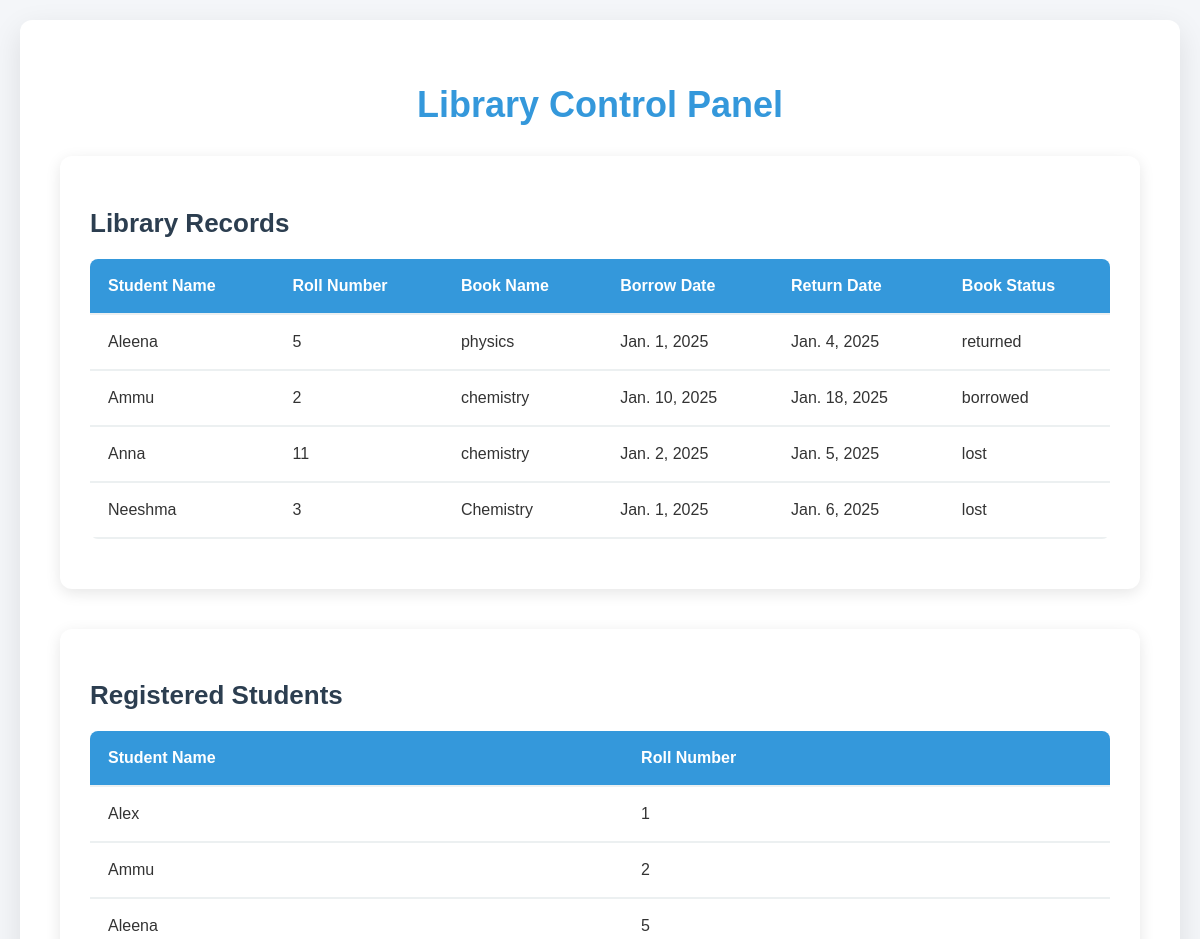
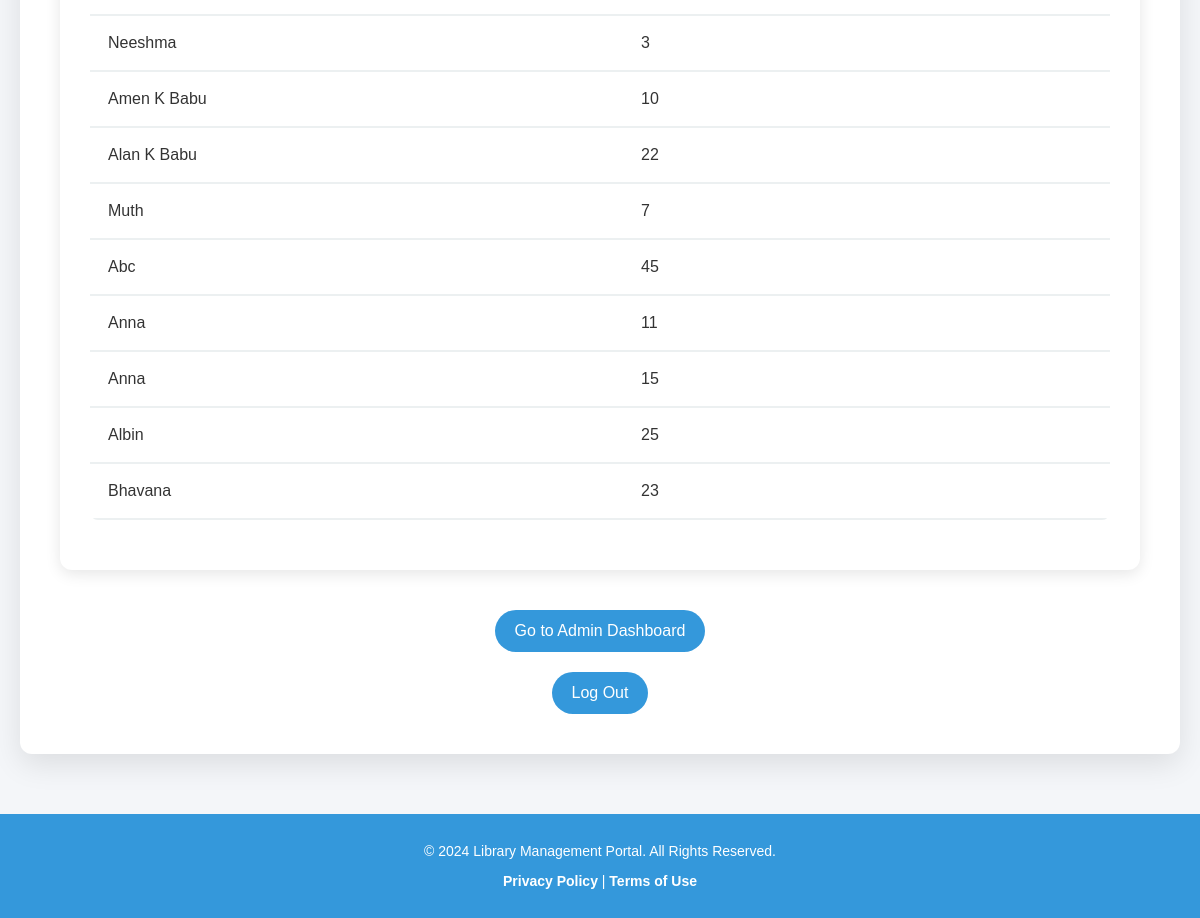
The app's page /api/librarian-dashboard/ (signed in) with its own data (2 pictures, top to bottom).
### school_app/models.py (models this page shows, shortened)
class LibraryHistory(models.Model):
    student = models.ForeignKey(Student, on_delete=models.CASCADE, related_name='library_records')
    book_name = models.CharField(max_length=255)
    borrow_date = models.DateField()
    return_date = models.DateField(null=True, blank=True)
    book_status = models.CharField(max_length=50)  # Renamed from 'status'

class Student(models.Model):
    name = models.CharField(max_length=255)
    roll_number = models.CharField(max_length=50, unique=True)
    grade = models.CharField(max_length=50)  # Renamed from class_name
    created_at = models.DateTimeField(auto_now_add=True)
    updated_at = models.DateTimeField(auto_now=True)

### school_app/views.py (the view)
# urls.py: path('librarian-dashboard/', views.librarian_dashboard, name='librarian_dashboard'),
@login_required
def librarian_dashboard(request):
    if request.user.role not in ['admin', 'librarian']:
        messages.error(request, "You are not authorized to access this page.")
        return redirect('login')
    library_records = LibraryHistory.objects.select_related('student').all()
    students = Student.objects.all()
    context = {
        'library_records': library_records,
        'students': students,
        'is_admin': request.user.role == 'admin',  # Pass whether the user is admin or not
    }
    return render(request, 'librarian_dashboard.html', context)

### school_app/Templates/librarian_dashboard.html (shortened to what this page needs)
<!DOCTYPE html>
<html lang="en">
<head>
    {% load static %}
</head>
<body>
    <div class="dashboard">
        <h1>Library Control Panel</h1>
        <div class="card">
            <h2>Library Records</h2>
            <table>
                <thead>
                    <tr>
                        <th>Student Name</th>
                        <th>Roll Number</th>
                        <th>Book Name</th>
                        <th>Borrow Date</th>
                        <th>Return Date</th>
                        <th>Book Status</th>
                    </tr>
                </thead>
                <tbody>
                    {% for record in library_records %}
                        <tr>
                            <td>{{ record.student.name }}</td>
                            <td>{{ record.student.roll_number }}</td>
                            <td>{{ record.book_name }}</td>
                            <td>{{ record.borrow_date }}</td>
                            <td>{{ record.return_date }}</td>
                            <td>{{ record.book_status }}</td>
                        </tr>
                    {% empty %}
                        <tr>
                            <td colspan="7">No library records found.</td>
                        </tr>
                    {% endfor %}
                </tbody>
            </table>
        </div>
        <div class="card">
            <h2>Registered Students</h2>
            <table>
                <thead>
                    <tr>
                        <th>Student Name</th>
                        <th>Roll Number</th>
                    </tr>
                </thead>
                <tbody>
                    {% for student in students %}
                        <tr>
                            <td>{{ student.name }}</td>
                            <td>{{ student.roll_number }}</td>
                        </tr>
                    {% empty %}
                        <tr>
                            <td colspan="2">No students registered.</td>
                        </tr>
                    {% endfor %}
                </tbody>
            </table>
        </div>
        <div class="card-footer">
            <a href="{% url 'admin_dashboard' %}" class="btn">Go to Admin Dashboard</a>
        </div>
        <div class="card-footer">
            <a href="{% url 'logout' %}" class="btn">Log Out</a>
        </div>
    </div>
    <footer>
        <p>&copy; 2024 Library Management Portal. All Rights Reserved.</p>
        <p><a href="#privacy-policy">Privacy Policy</a> | <a href="#terms-of-use">Terms of Use</a></p>
    </footer>
</body>
</html>

### school_app/Templates/librarian_dashboard.html (style rules this page uses)
body { font-family: 'Arial', sans-serif; background-color: #f4f6f9; margin: 0; padding: 0; display: flex; justify-content: center; align-items: center; min-height: 100vh; color: #333; flex-direction: column; }
.dashboard { width: 90%; max-width: 1200px; background-color: #ffffff; padding: 40px; border-radius: 12px; box-shadow: 0 10px 30px rgba(0, 0, 0, 0.1); transition: all 0.3s ease-in-out; flex: 1; margin-top: 20px; margin-bottom: 20px; }
h1 { font-size: 36px; color: #3498db; text-align: center; margin-bottom: 30px; font-weight: 700; }
.card { background-color: #ffffff; padding: 30px; border-radius: 12px; box-shadow: 0 4px 15px rgba(0, 0, 0, 0.1); margin-bottom: 40px; transition: all 0.3s ease; }
.card h2 { font-size: 26px; color: #2c3e50; margin-bottom: 20px; font-weight: 600; }
table { width: 100%; border-collapse: collapse; margin-bottom: 20px; border-radius: 8px; overflow: hidden; }
table th, table td { padding: 18px; text-align: left; border-bottom: 2px solid #ecf0f1; }
table th { background-color: #3498db; color: white; font-weight: 600; }
.btn { background-color: #3498db; color: white; padding: 12px 20px; text-decoration: none; border-radius: 25px; display: inline-block; font-size: 16px; text-align: center; transition: background-color 0.3s ease, transform 0.2s; }
.card-footer { text-align: center; margin-top: 20px; }
footer { background-color: #3498db; color: #fff; font-size: 14px; padding: 15px 0; text-align: center; margin-top: 40px; width: 100%; position: relative; bottom: 0; }
footer a { color: #fff; text-decoration: none; font-weight: bold; transition: color 0.3s ease; }

### records on screen
LibraryHistory: student.name "Aleena", student.roll_number "5", book_name "physics", borrow_date "Jan. 1, 2025", return_date "Jan. 4, 2025", book_status "returned"
LibraryHistory: student.name "Ammu", student.roll_number "2", book_name "chemistry", borrow_date "Jan. 10, 2025", return_date "Jan. 18, 2025", book_status "borrowed"
LibraryHistory: student.name "Anna", student.roll_number "11", book_name "chemistry", borrow_date "Jan. 2, 2025", return_date "Jan. 5, 2025", book_status "lost"
LibraryHistory: student.name "Neeshma", student.roll_number "3", book_name "Chemistry", borrow_date "Jan. 1, 2025", return_date "Jan. 6, 2025", book_status "lost"
Student: name "Alex", roll_number "1"
Student: name "Ammu", roll_number "2"
Student: name "Aleena", roll_number "5"
Student: name "Neeshma", roll_number "3"
Student: name "Amen K Babu", roll_number "10"
Student: name "Alan K Babu", roll_number "22"
Student: name "Muth", roll_number "7"
Student: name "Abc", roll_number "45"
Student: name "Anna", roll_number "11"
Student: name "Anna", roll_number "15"
Student: name "Albin", roll_number "25"
Student: name "Bhavana", roll_number "23"
